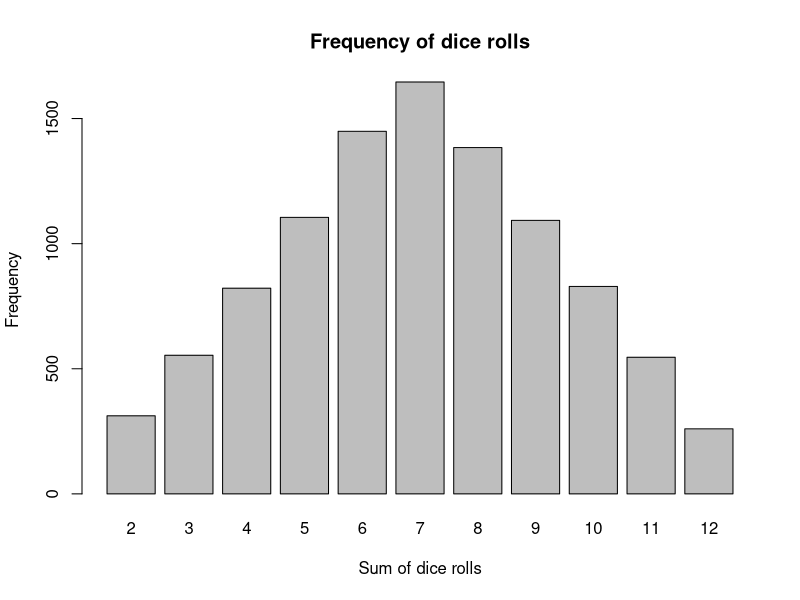
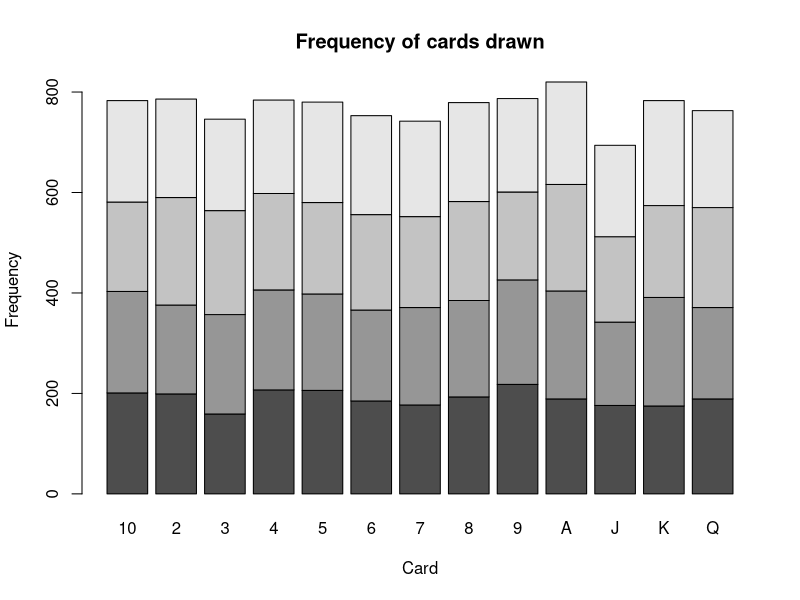

Write R code to recreate these figures, in order.
# A clean up of the functions we wrote today

# The probability of getting any particular total from
# rolling two dice. We can alter the number of rolls.
# It returns a plot, and the underlying data
ptwo_dice <- function(n_rolls = 10000) {
  # the dice numbers
  # this is a vector of the numbers on the dice
  dice_numbers <- 1:6

  # inner function to roll the dice
  roll_dice <- function(n_rolls = 1000) {
    # sample from the dice_numbers vector
    # with replacement, and the size of the
    # number of rolls
    sample(dice_numbers, size = n_rolls, replace = TRUE)
  }

  # roll the dice
  dice1 <- roll_dice(n_rolls)
  dice2 <- roll_dice(n_rolls)

  # combine the dice rolls
  # simple sums work in R by summing each pair of numbers
  # across the whole vector
  counts <- dice1 + dice2

  # make a frequency table
  frequncy_table <- table(counts)

  # visualise the frequency table
  barplot(frequncy_table,
    main = "Frequency of dice rolls",
    xlab = "Sum of dice rolls",
    ylab = "Frequency"
  )

  # return the frequency table
  # the return function is not necessary in R, but
  # it is good practice to include it
  return(frequncy_table)
}

# test the function works
ptwo_dice()

# and the deck of cards
draw_n_cards <- function(n_shuffles = 10000) {

  # define the suits and values
  suits <- c("hearts", "diamonds", "clubs", "spades")
  values <- c(2:10, "J", "Q", "K", "A")
  # create a data frame of all the cards
  cards <- expand.grid(suit = suits, value = values, stringsAsFactors = FALSE)

  # create a data frame to store the first card
  # from each shuffled deck at each iteration
  d <- data.frame(suit = character(n_shuffles), value = character(n_shuffles))

  # loop through n_shuffles, shuffle the deck
  # and store the first card in the data frame
  for (i in 1:n_shuffles) {
    shuffled_indices_of_the_deck <- sample(x = 1:52, size = 52)
    shuffled_deck <- cards[shuffled_indices_of_the_deck, ]
    # fill row, but keep character type
    d[i, ] <- shuffled_deck[1, ]
  }

  # again, make a frequency table
  tab <- table(d)

  # plot the frequency of the cards
  barplot(tab,
    main = "Frequency of cards drawn",
    xlab = "Card",
    ylab = "Frequency"
  )

  tab
}

# test the function works
draw_n_cards()
